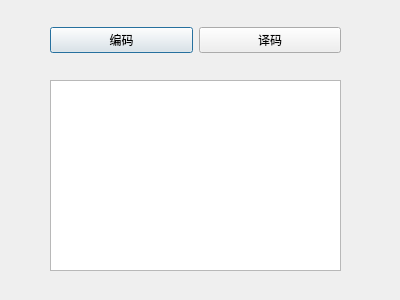
<?xml version="1.0" encoding="UTF-8"?>
<ui version="4.0">
 <class>Dialog</class>
 <widget class="QDialog" name="Dialog">
  <property name="geometry">
   <rect>
    <x>0</x>
    <y>0</y>
    <width>400</width>
    <height>300</height>
   </rect>
  </property>
  <property name="windowTitle">
   <string>Dialog</string>
  </property>
  <widget class="QWidget" name="horizontalLayoutWidget">
   <property name="geometry">
    <rect>
     <x>50</x>
     <y>20</y>
     <width>291</width>
     <height>41</height>
    </rect>
   </property>
   <layout class="QHBoxLayout" name="horizontalLayout">
    <item>
     <widget class="QPushButton" name="pushButtonEncode">
      <property name="text">
       <string>编码</string>
      </property>
     </widget>
    </item>
    <item>
     <widget class="QPushButton" name="pushButtonDecode">
      <property name="text">
       <string>译码</string>
      </property>
     </widget>
    </item>
   </layout>
  </widget>
  <widget class="QTextEdit" name="textEdit">
   <property name="geometry">
    <rect>
     <x>50</x>
     <y>80</y>
     <width>291</width>
     <height>191</height>
    </rect>
   </property>
  </widget>
 </widget>
 <resources/>
 <connections/>
</ui>
